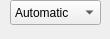
<?xml version="1.0" encoding="UTF-8"?>
<ui version="4.0">
 <class>wikiSettings</class>
 <widget class="QWidget" name="wikiSettings">
  <property name="geometry">
   <rect>
    <x>0</x>
    <y>0</y>
    <width>110</width>
    <height>39</height>
   </rect>
  </property>
  <widget class="QComboBox" name="comboBox">
   <property name="geometry">
    <rect>
     <x>10</x>
     <y>0</y>
     <width>91</width>
     <height>25</height>
    </rect>
   </property>
   <item>
    <property name="text">
     <string>Automatic</string>
    </property>
   </item>
   <item>
    <property name="text">
     <string>English</string>
    </property>
   </item>
   <item>
    <property name="text">
     <string>French</string>
    </property>
   </item>
   <item>
    <property name="text">
     <string>German</string>
    </property>
   </item>
  </widget>
 </widget>
 <resources/>
 <connections/>
</ui>
